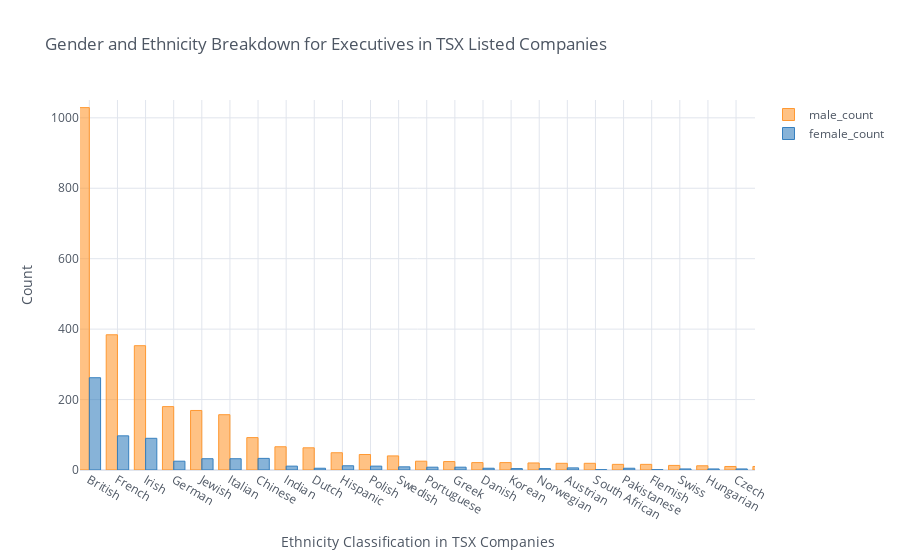

The notebook cell this image was saved under:
### Markdown cell above
### 10) START VISUALIZATIONS BY ETHNICITY

### Code cell
df = pd.DataFrame()
df["male_count"]= final_df2[final_df2["gender"]=="male"].ethnicity.value_counts()
df["female_count"]= final_df2[final_df2["gender"]=="female"].ethnicity.value_counts()
df[["male_count","female_count"]].iplot(kind="bar", bins=30, theme="white", title="Gender and Ethnicity Breakdown for Executives in TSX Listed Companies",
         xTitle='Ethnicity Classification in TSX Companies', yTitle='Count')

### Figure 1 — Plotly figure (JSON) as saved in the notebook; plotly's stock layout.template omitted (floating-point values rounded to 4 significant figures)
{"data": [{"marker": {"color": "rgba(255, 153, 51, 0.6)", "line": {"color": "rgba(255, 153, 51, 1.0)", "width": 1}}, "name": "male_count", "orientation": "v", "text": "", "type": "bar", "x": ["British", "French", "Irish", "German", "Jewish", "Italian", "Chinese", "Indian", "Dutch", "Hispanic", "Polish", "Swedish", "Portuguese", "Greek", "Danish", "Korean", "Norwegian", "Austrian", "South African", "Pakistanese", "Flemish", "Swiss", "Hungarian", "Czech", "Lebanese", "Egyptian", "Ukrainian", "Malays", "Vietnamese", "Cambodian", "Ghanaian", "Turkish", "Armenian", "Beninese", "Croat", "Bangladeshi", "Lithuanian", "Zimbabwean", "Nepalese", "Russian", "Japanese", "Iranian", "Sri Lankan", "Senegalese", "Liberia", "Ivoirien", "Romanian", "Mauritius", "Haitian", "Slovanian", "Mongolese", "Albanian", "Latvian", "Serbian", "Syrian", "Indonesian", "TrinidadTobago", "Nigerian", "Algerian", "Bulgarian", "Palestinian", "Mali", "Guinean", "Moldova", "Montenegrin", "Finnish", "Tanzanian", "Congolese (Kinshasa)", "Azerbaijani", "Eritrea", "Uzbek", "Emirati", "Bosniak", "Cameroonian", "Burkina Faso", "Belarussian", "Sudanese", "Somalia", "Comoros", "Slovakian", "Burmese"], "y": [1029, 384, 353, 180, 169, 157, 92, 66, 63, 49, 44, 40, 25, 24, 21, 21, 20, 19, 19, 16, 16, 13, 12, 10, 10, 9, 9, 9, 8, 8, 7, 7, 5, 5, 5, 5, 4, 4, 4, 4, 4, 4, 3, 3, 3, 3, 3, 3, 3, 3, 2, 2, 2, 2, 2, 2, 2, 2, 2, 2, 2, 2, 2, 1, 1, 1, 1, 1, 1, 1, 1, 1, 1, 1, 1, 1, 1, 1, 1, 1, 1]}, {"marker": {"color": "rgba(55, 128, 191, 0.6)", "line": {"color": "rgba(55, 128, 191, 1.0)", "width": 1}}, "name": "female_count", "orientation": "v", "text": "", "type": "bar", "x": ["British", "French", "Irish", "German", "Jewish", "Italian", "Chinese", "Indian", "Dutch", "Hispanic", "Polish", "Swedish", "Portuguese", "Greek", "Danish", "Korean", "Norwegian", "Austrian", "South African", "Pakistanese", "Flemish", "Swiss", "Hungarian", "Czech", "Lebanese", "Egyptian", "Ukrainian", "Malays", "Vietnamese", "Cambodian", "Ghanaian", "Turkish", "Armenian", "Beninese", "Croat", "Bangladeshi", "Lithuanian", "Zimbabwean", "Nepalese", "Russian", "Japanese", "Iranian", "Sri Lankan", "Senegalese", "Liberia", "Ivoirien", "Romanian", "Mauritius", "Haitian", "Slovanian", "Mongolese", "Albanian", "Latvian", "Serbian", "Syrian", "Indonesian", "TrinidadTobago", "Nigerian", "Algerian", "Bulgarian", "Palestinian", "Mali", "Guinean", "Moldova", "Montenegrin", "Finnish", "Tanzanian", "Congolese (Kinshasa)", "Azerbaijani", "Eritrea", "Uzbek", "Emirati", "Bosniak", "Cameroonian", "Burkina Faso", "Belarussian", "Sudanese", "Somalia", "Comoros", "Slovakian", "Burmese"], "y": [262, 97, 90, 25, 32, 32, 33, 11, 5, 12, 11, 9, 8, 8, 5, 4, 4, 6, 1, 5, 1, 3, 3, 3, 2, "", 1, 10, 2, "", 3, 1, 1, 3, 3, "", "", "", "", "", 1, 1, 1, 1, 1, 1, 5, "", "", "", "", "", "", 4, "", 1, 1, 1, "", "", 1, "", 1, "", "", 1, "", "", "", "", "", "", "", 1, 1, "", "", "", "", "", 2]}], "layout": {"autosize": true, "legend": {"bgcolor": "#FFFFFF", "font": {"color": "#4D5663"}}, "paper_bgcolor": "#FFFFFF", "plot_bgcolor": "#FFFFFF", "title": {"font": {"color": "#4D5663"}, "text": "Gender and Ethnicity Breakdown for Executives in TSX Listed Companies"}, "xaxis": {"autorange": false, "gridcolor": "#E1E5ED", "range": [-0.3321, 23.67], "showgrid": true, "tickfont": {"color": "#4D5663"}, "title": {"font": {"color": "#4D5663"}, "text": "Ethnicity Classification in TSX Companies"}, "type": "category", "zerolinecolor": "#E1E5ED"}, "yaxis": {"autorange": false, "gridcolor": "#E1E5ED", "range": [0, 1051.0], "showgrid": true, "tickfont": {"color": "#4D5663"}, "title": {"font": {"color": "#4D5663"}, "text": "Count"}, "type": "linear", "zerolinecolor": "#E1E5ED"}}}
